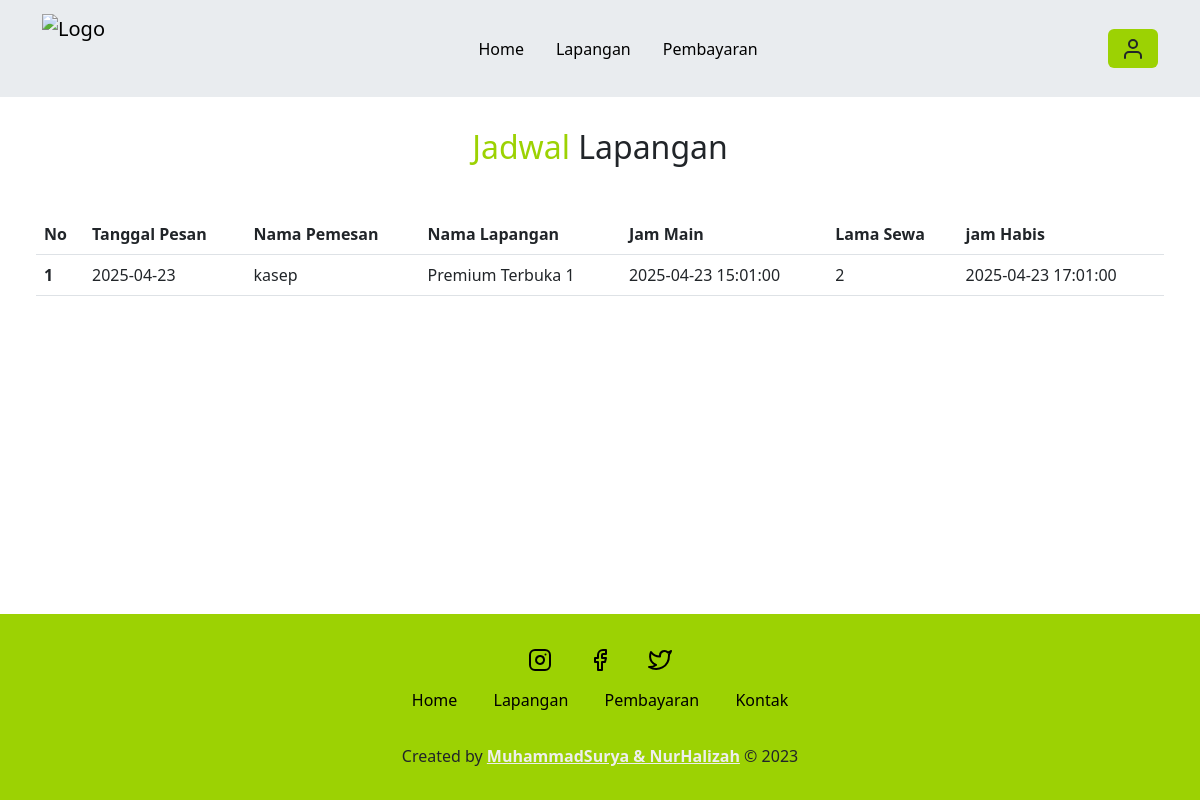
/user/jadwal.php?id=23 (signed in), run on the app's committed database.
### tables this page shows
CREATE TABLE `sewa_212279` (
  `212279_id_sewa` int(11) NOT NULL,
  `212279_id_user` int(11) NOT NULL,
  `212279_id_lapangan` int(11) NOT NULL,
  `212279_tanggal_pesan` date NOT NULL,
  `212279_lama_sewa` int(11) NOT NULL,
  `212279_jam_mulai` datetime NOT NULL,
  `212279_jam_habis` datetime NOT NULL,
  `212279_harga` int(11) NOT NULL,
  `212279_total` int(11) NOT NULL
);

CREATE TABLE `user_212279` (
  `212279_id_user` int(11) NOT NULL,
  `212279_email` varchar(50) NOT NULL,
  `212279_password` varchar(32) NOT NULL,
  `212279_no_handphone` varchar(20) NOT NULL,
  `212279_jenis_kelamin` varchar(10) NOT NULL,
  `212279_nama_lengkap` varchar(60) NOT NULL,
  `212279_alamat` text NOT NULL,
  `212279_foto` text NOT NULL
);

CREATE TABLE `lapangan_212279` (
  `212279_id_lapangan` int(11) NOT NULL,
  `212279_nama` varchar(35) NOT NULL,
  `212279_keterangan` text NOT NULL,
  `212279_harga` int(11) NOT NULL,
  `212279_foto` text NOT NULL
);

### functions.php (called while the page is built, shortened)
<?php
$conn = mysqli_connect("localhost", "root", "", "futsal");
function query($query)
{
  global $conn;
  $result = mysqli_query($conn, $query);
  $rows = [];
  while ($row = mysqli_fetch_assoc($result)) {
    $rows[] = $row;
  }
  return $rows;
}

### user/jadwal.php (the view, shortened to what this page needs)
<?php
require "../functions.php";
$id_lpg = $_GET["id"];
$sewa = query("SELECT sewa_212279.*, lapangan_212279.212279_nama, user_212279.212279_nama_lengkap
FROM sewa_212279
JOIN lapangan_212279 ON sewa_212279.212279_id_lapangan = lapangan_212279.212279_id_lapangan
LEFT JOIN user_212279 ON sewa_212279.212279_id_user = user_212279.212279_id_user
WHERE lapangan_212279.212279_id_lapangan = '$id_lpg'
");
?>
<!doctype html>
<html lang="en">
<head>
  <link rel="stylesheet" href="../style.css">
  <link href="https://cdn.jsdelivr.net/npm/bootstrap@5.3.0-alpha3/dist/css/bootstrap.min.css" rel="stylesheet">
</head>
<body>
  <div class="container ">
    <nav class="navbar fixed-top bg-body-secondary navbar-expand-lg">
      <div class="container">
        <a class="navbar-brand" href="#">
          <img src="../kon1.png" alt="Logo" width="70" height="70" class="d-inline-block align-text-top">
        </a>
        <div class="collapse navbar-collapse" id="navbarSupportedContent">
          <ul class="navbar-nav mx-auto mb-2 mb-lg-0">
            <li class="nav-item ">
              <a class="nav-link active" aria-current="page" href="../index.php">Home</a>
            </li>
            <li class="nav-item">
              <a class="nav-link active" aria-current="page" href="lapangan.php">Lapangan</a>
            </li>
            <li class="nav-item">
              <a class="nav-link active" aria-current="page" href="bayar.php">Pembayaran</a>
            </li>
          </ul>
          <?php
          if (isset($_SESSION['id_user'])) {
            echo '<a href="" data-bs-toggle="modal" data-bs-target="#profilModal" class="btn btn-inti"><i data-feather="user"></i></a>';
          } else {
            echo '<a href="login.php" class="btn btn-inti" type="submit">Login</a>';
          }
          ?>
        </div>
      </div>
    </nav>
  </div>
  <section class="lapangan mb-5" id="lapangan">
    <div class="container-fluid">
      <h2 class="text-head"><span>Jadwal</span> Lapangan </h2>
      <form action="" method="post" class="px-4">
        <table class="table my-5">
          <thead>
            <tr>
              <th scope="col">No</th>
              <th scope="col">Tanggal Pesan</th>
              <th scope="col">Nama Pemesan</th>
              <th scope="col">Nama Lapangan</th>
              <th scope="col">Jam Main</th>
              <th scope="col">Lama Sewa</th>
              <th scope="col">jam Habis</th>
            </tr>
          </thead>
          <tbody>
            <?php $i = 1; ?>
            <?php foreach ($sewa as $row) : ?>
              <tr>
                <th scope="row"><?= $i++; ?></th>
                <td><?= $row["212279_tanggal_pesan"] ?></td>
                <td><?= $row["212279_nama_lengkap"] ?></td>
                <td><?= $row["212279_nama"] ?></td>
                <td><?= $row["212279_jam_mulai"] ?></td>
                <td><?= $row["212279_lama_sewa"] ?></td>
                <td><?= $row["212279_jam_habis"] ?></td>
              </tr>
            <?php endforeach; ?>
          </tbody>
        </table>
      </form>
    </div>
  </section>
  <footer class="fixed-bottom py-3 mt-5">
    <div class="social">
      <a href="#"><i data-feather="instagram"></i></a>
      <a href="#"><i data-feather="facebook"></i></a>
      <a href="#"><i data-feather="twitter"></i></a>
    </div>
    <div class="links">
      <a href="#home">Home</a>
      <a href="#about">Lapangan</a>
      <a href="#menu">Pembayaran</a>
      <a href="#contact">Kontak</a>
    </div>
    <div class="credit">
      <p>Created by <a href="#">MuhammadSurya & NurHalizah</a> &copy; 2023</p>
    </div>
  </footer>
</body>
</html>

### style.css (style rules this page uses)
:root { --primary: #9cd203; --hover: #79a300; --bg: #eeeeee; }
a { text-decoration: none; }
li { list-style: none; }
body { font-family: 'Poppins', sans-serif; }
.text-head { margin-top: 8rem; }
.btn-inti { background-color: var(--primary) !important; }
.nav-item { margin: 3px !important; padding: 5px; }
.about h2, .pembayaran h2, .contact h2, .lapangan h2 { text-align: center; font-size: 2rem; margin-bottom: 3rem; }
.about h2 span, .pembayaran h2 span, .contact h2 span, .lapangan h2 span { color: var(--primary); }
footer { background-color: var(--primary); text-align: center; margin-top: 3rem; padding-bottom: 3rem; }
footer .social { padding: 1rem 0; }
footer .social a { color: black; margin: 1rem; }
footer .links { margin-bottom: 2rem; }
footer .links a { color: black; padding: 0.7rem 1rem; text-decoration: none; }
footer .credit a { color: var(--bg); font-weight: 700; }

### data on the page
sewa_212279: 212279_tanggal_pesan "2025-04-23", user_212279.212279_nama_lengkap "kasep", lapangan_212279.212279_nama "Premium Terbuka 1", 212279_jam_mulai "2025-04-23 15:01:00", 212279_lama_sewa "2", 212279_jam_habis "2025-04-23 17:01:00"
